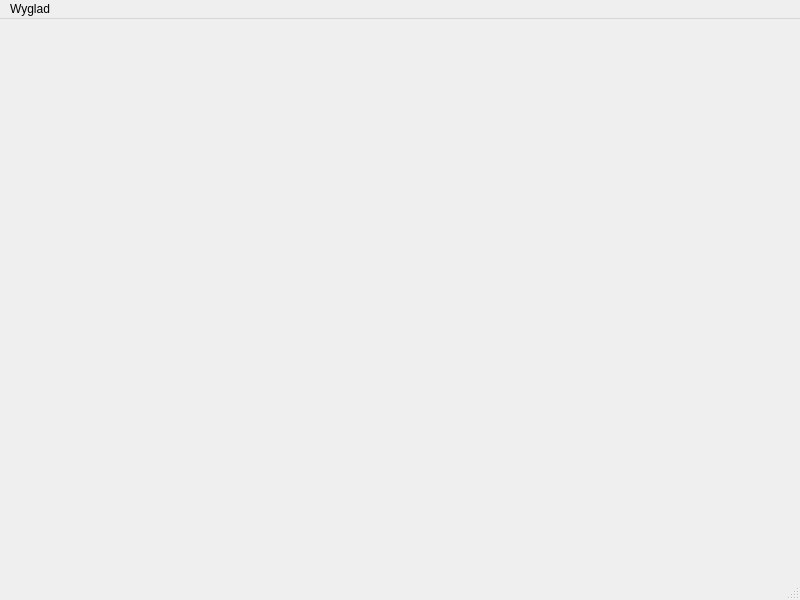
<?xml version="1.0" encoding="UTF-8"?>
<ui version="4.0">
 <class>testowa</class>
 <widget class="QMainWindow" name="testowa">
  <property name="geometry">
   <rect>
    <x>0</x>
    <y>0</y>
    <width>800</width>
    <height>600</height>
   </rect>
  </property>
  <property name="windowTitle">
   <string>MainWindow</string>
  </property>
  <widget class="QWidget" name="centralwidget"/>
  <widget class="QMenuBar" name="menubar">
   <property name="geometry">
    <rect>
     <x>0</x>
     <y>0</y>
     <width>800</width>
     <height>21</height>
    </rect>
   </property>
   <widget class="QMenu" name="menuWyglad">
    <property name="title">
     <string>Wyglad</string>
    </property>
    <addaction name="actionUstawienia"/>
    <addaction name="actionRozszerzanie"/>
   </widget>
   <addaction name="menuWyglad"/>
  </widget>
  <widget class="QStatusBar" name="statusbar"/>
  <action name="actionUstawienia">
   <property name="text">
    <string>Ustawienia</string>
   </property>
  </action>
  <action name="actionRozszerzanie">
   <property name="checkable">
    <bool>true</bool>
   </property>
   <property name="text">
    <string>Rozszerzanie</string>
   </property>
  </action>
 </widget>
 <resources/>
 <connections/>
</ui>
